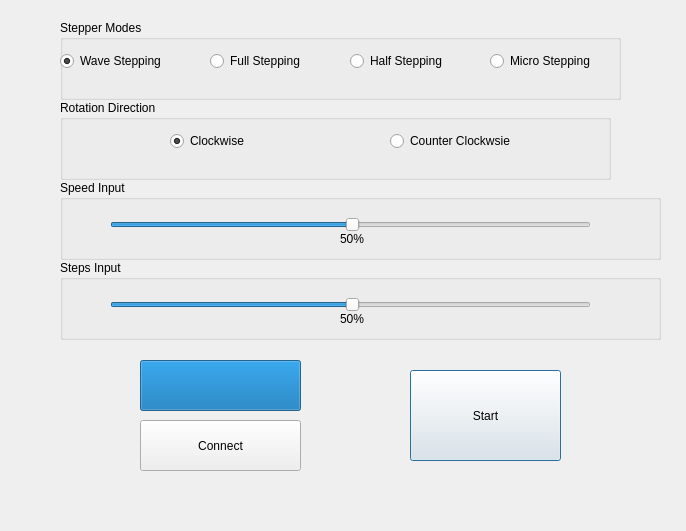
<?xml version="1.0" encoding="UTF-8"?>
<ui version="4.0">
 <class>Dialog</class>
 <widget class="QDialog" name="Dialog">
  <property name="geometry">
   <rect>
    <x>0</x>
    <y>0</y>
    <width>686</width>
    <height>531</height>
   </rect>
  </property>
  <property name="windowTitle">
   <string>Stepper Contoller for 282.478 Project IIs </string>
  </property>
  <widget class="QPushButton" name="pushButton">
   <property name="geometry">
    <rect>
     <x>410</x>
     <y>370</y>
     <width>151</width>
     <height>91</height>
    </rect>
   </property>
   <property name="text">
    <string>Start</string>
   </property>
  </widget>
  <widget class="QGroupBox" name="groupBox">
   <property name="geometry">
    <rect>
     <x>60</x>
     <y>20</y>
     <width>561</width>
     <height>80</height>
    </rect>
   </property>
   <property name="title">
    <string>Stepper Modes</string>
   </property>
   <widget class="QRadioButton" name="radioButton">
    <property name="geometry">
     <rect>
      <x>0</x>
      <y>30</y>
      <width>131</width>
      <height>22</height>
     </rect>
    </property>
    <property name="text">
     <string>Wave Stepping</string>
    </property>
    <property name="checked">
     <bool>true</bool>
    </property>
   </widget>
   <widget class="QRadioButton" name="radioButton_2">
    <property name="geometry">
     <rect>
      <x>150</x>
      <y>30</y>
      <width>117</width>
      <height>22</height>
     </rect>
    </property>
    <property name="text">
     <string>Full Stepping</string>
    </property>
   </widget>
   <widget class="QRadioButton" name="radioButton_3">
    <property name="geometry">
     <rect>
      <x>290</x>
      <y>30</y>
      <width>117</width>
      <height>22</height>
     </rect>
    </property>
    <property name="text">
     <string>Half Stepping</string>
    </property>
   </widget>
   <widget class="QRadioButton" name="radioButton_4">
    <property name="geometry">
     <rect>
      <x>430</x>
      <y>30</y>
      <width>141</width>
      <height>22</height>
     </rect>
    </property>
    <property name="text">
     <string>Micro Stepping</string>
    </property>
   </widget>
  </widget>
  <widget class="QGroupBox" name="groupBox_2">
   <property name="geometry">
    <rect>
     <x>60</x>
     <y>100</y>
     <width>551</width>
     <height>80</height>
    </rect>
   </property>
   <property name="title">
    <string>Rotation Direction</string>
   </property>
   <widget class="QRadioButton" name="radioButton_5">
    <property name="geometry">
     <rect>
      <x>110</x>
      <y>30</y>
      <width>117</width>
      <height>22</height>
     </rect>
    </property>
    <property name="text">
     <string>Clockwise</string>
    </property>
    <property name="checked">
     <bool>true</bool>
    </property>
   </widget>
   <widget class="QRadioButton" name="radioButton_6">
    <property name="geometry">
     <rect>
      <x>330</x>
      <y>30</y>
      <width>171</width>
      <height>22</height>
     </rect>
    </property>
    <property name="text">
     <string>Counter Clockwsie</string>
    </property>
   </widget>
  </widget>
  <widget class="QGroupBox" name="groupBox_3">
   <property name="geometry">
    <rect>
     <x>60</x>
     <y>180</y>
     <width>601</width>
     <height>80</height>
    </rect>
   </property>
   <property name="title">
    <string>Speed Input</string>
   </property>
   <widget class="QSlider" name="horizontalSlider_2">
    <property name="geometry">
     <rect>
      <x>50</x>
      <y>30</y>
      <width>481</width>
      <height>29</height>
     </rect>
    </property>
    <property name="value">
     <number>50</number>
    </property>
    <property name="orientation">
     <enum>Qt::Horizontal</enum>
    </property>
   </widget>
   <widget class="QLabel" name="label">
    <property name="geometry">
     <rect>
      <x>280</x>
      <y>50</y>
      <width>67</width>
      <height>17</height>
     </rect>
    </property>
    <property name="text">
     <string>50%</string>
    </property>
   </widget>
  </widget>
  <widget class="QGroupBox" name="groupBox_4">
   <property name="geometry">
    <rect>
     <x>60</x>
     <y>260</y>
     <width>601</width>
     <height>80</height>
    </rect>
   </property>
   <property name="title">
    <string>Steps Input</string>
   </property>
   <widget class="QSlider" name="horizontalSlider_3">
    <property name="geometry">
     <rect>
      <x>50</x>
      <y>30</y>
      <width>481</width>
      <height>29</height>
     </rect>
    </property>
    <property name="value">
     <number>50</number>
    </property>
    <property name="orientation">
     <enum>Qt::Horizontal</enum>
    </property>
   </widget>
   <widget class="QLabel" name="label_2">
    <property name="geometry">
     <rect>
      <x>280</x>
      <y>50</y>
      <width>67</width>
      <height>17</height>
     </rect>
    </property>
    <property name="text">
     <string>50%</string>
    </property>
   </widget>
  </widget>
  <widget class="QPushButton" name="pushButton_2">
   <property name="geometry">
    <rect>
     <x>140</x>
     <y>420</y>
     <width>161</width>
     <height>51</height>
    </rect>
   </property>
   <property name="text">
    <string>Connect</string>
   </property>
  </widget>
  <widget class="QProgressBar" name="progressBar">
   <property name="geometry">
    <rect>
     <x>140</x>
     <y>360</y>
     <width>161</width>
     <height>51</height>
    </rect>
   </property>
   <property name="value">
    <number>100</number>
   </property>
   <property name="textVisible">
    <bool>false</bool>
   </property>
  </widget>
 </widget>
 <layoutdefault spacing="6" margin="11"/>
 <resources/>
 <connections>
  <connection>
   <sender>pushButton</sender>
   <signal>clicked()</signal>
   <receiver>Dialog</receiver>
   <slot>startClicked()</slot>
   <hints>
    <hint type="sourcelabel">
     <x>509</x>
     <y>405</y>
    </hint>
    <hint type="destinationlabel">
     <x>637</x>
     <y>395</y>
    </hint>
   </hints>
  </connection>
 </connections>
 <slots>
  <slot>startClicked()</slot>
 </slots>
</ui>
